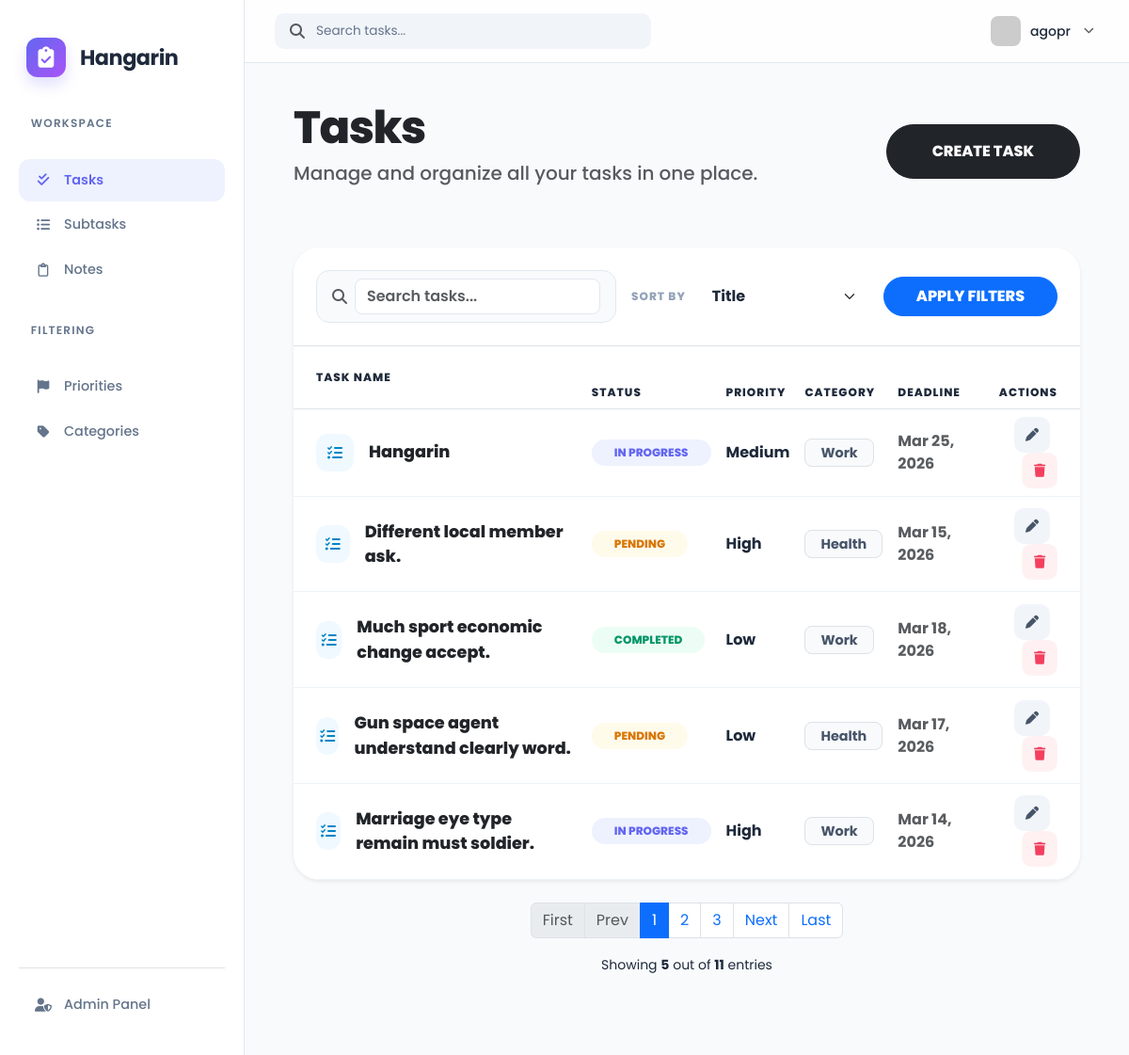
Page /task_list/ (signed in) on the committed database.
### hangarinapp/models.py (models this page shows, shortened)
class BaseModel(models.Model):
    created_at = models.DateTimeField(auto_now_add=True)
    updated_at = models.DateTimeField(auto_now=True)
    class Meta:
        abstract = True

class Task(BaseModel):
    title = models.CharField(max_length=200)
    description = models.TextField()
    deadline = models.DateTimeField(default=timezone.now)
    status = models.CharField(max_length=50, choices=STATUS_CHOICES, default="Pending")
    category = models.ForeignKey(Category, on_delete=models.CASCADE)
    priority = models.ForeignKey(Priority, on_delete=models.CASCADE)

class Priority(BaseModel):
    name = models.CharField(max_length=100)
    class Meta:
        verbose_name = "Priority"
        verbose_name_plural = "Priorities"
    def __str__(self):
        return self.name

class Category(BaseModel):
    name = models.CharField(max_length=100)
    class Meta:
        verbose_name = "Category"
        verbose_name_plural = "Categories"
    def __str__(self):
        return self.name

### hangarinapp/views.py (the view, shortened to what this page needs)
# urls.py: path('task_list/', views.TaskList.as_view(), name='task-list'),
class TaskList(LoginRequiredMixin, ListView):
    model = Task
    context_object_name = 'object_list'
    template_name = 'task_list.html'
    paginate_by = 5
    login_url = '/accounts/login/'
    def get_queryset(self):
        queryset = super().get_queryset().select_related('category', 'priority')
        query = self.request.GET.get('q')
        sort_by = self.request.GET.get('sort_by')
        allowed_sorts = {
            'title': 'title',
            '-created_at': '-id',
            'deadline': 'deadline',
            'status': 'status',
            'priority__name': 'priority__name'
        }
        order_field = allowed_sorts.get(sort_by, '-id')
        return queryset.order_by(order_field)

### templates/task_list.html (shortened to what this page needs)
{% extends 'base.html' %}
{% load static %}
{% block content %}
<div class="container-fluid pb-5">
    <div class="d-flex justify-content-between align-items-center mb-5">
        <div>
            <h1 class="text-dark mb-1" style="font-weight: 800; font-size: 3rem; letter-spacing: -1.5px;">Tasks</h1>
            <p class="text-muted fs-5" style="font-weight: 500;">Manage and organize all your tasks in one place.</p>
        </div>
        <a href="{% url 'task-add' %}" class="btn btn-dark rounded-pill px-5 py-3" style="font-weight: 800;">CREATE TASK</a>
    </div>
    <div class="card border-0 shadow-sm" style="border-radius: 28px; overflow: hidden; background-color: #fff;">
        <div class="p-4 border-bottom bg-white">
            <form method="GET" action="{% url 'task-list' %}" class="row g-3 align-items-center">
                <div class="col-md-5">
                    <div class="d-flex align-items-center px-3 py-2" style="background-color: #f8fafc; border-radius: 14px; border: 1px solid #e2e8f0;">
                        <i class="fas fa-search text-muted me-2"></i>
                        <input type="text" name="q" value="{{ request.GET.q }}" class="form-control border-0 bg-transparent shadow-none" style="font-weight: 600;" placeholder="Search tasks...">
                    </div>
                </div>
                <div class="col-md-4">
                    <div class="d-flex align-items-center">
                        <label class="me-3 mb-0 text-uppercase" style="font-weight: 800; color: #94a3b8; font-size: 0.75rem; letter-spacing: 1px; white-space: nowrap;">Sort By</label>
                        <select name="sort_by" class="form-select border-0 shadow-none" style="background-color: #f8fafc; font-weight: 700; border-radius: 12px; color: #1e293b;">
                            <option value="title" {% if request.GET.sort_by == "title" %}selected{% endif %}>Title</option>
                        </select>
                    </div>
                </div>
                <div class="col-md-3 text-end">
                    <button type="submit" class="btn btn-primary w-100 rounded-pill py-2" style="font-weight: 800;">APPLY FILTERS</button>
                </div>
            </form>
        </div>
        <div class="table-responsive">
            <table class="table align-middle mb-0">
                <thead style="background-color: #f8fafc;">
                    <tr>
                        <th class="ps-4 py-4 text-uppercase" style="font-weight: 800; color: #1e293b; font-size: 0.75rem; letter-spacing: 1px;">Task Name</th>
                        <th class="text-uppercase" style="font-weight: 800; color: #1e293b; font-size: 0.75rem; letter-spacing: 1px;">Status</th>
                        <th class="text-uppercase" style="font-weight: 800; color: #1e293b; font-size: 0.75rem; letter-spacing: 1px;">Priority</th>
                        <th class="text-uppercase" style="font-weight: 800; color: #1e293b; font-size: 0.75rem; letter-spacing: 1px;">Category</th>
                        <th class="text-uppercase" style="font-weight: 800; color: #1e293b; font-size: 0.75rem; letter-spacing: 1px;">Deadline</th>
                        <th class="text-end pe-4 text-uppercase" style="font-weight: 800; color: #1e293b; font-size: 0.75rem; letter-spacing: 1px;">Actions</th>
                    </tr>
                </thead>
                <tbody>
                    {% for task in object_list %}
                    <tr style="border-bottom: 1px solid #edf2f7;">
                        <td class="ps-4 py-4">
                            <div class="d-flex align-items-center">
                                <div class="me-3" style="width: 40px; height: 40px; display: flex; align-items: center; justify-content: center; border-radius: 12px; background-color: #f0f9ff; color: #0284c7;">
                                    <i class="fas fa-tasks" style="font-size: 1rem;"></i>
                                </div>
                                <span class="text-dark" style="font-weight: 800; font-size: 1.1rem;">{{ task.title }}</span>
                            </div>
                        </td>
                        <td>
                            {% if task.status == 'Completed' %}
                                <span class="badge rounded-pill px-4 py-2" style="font-weight: 800; background-color: #ecfdf5; color: #059669;">COMPLETED</span>
                            {% elif task.status == 'In Progress' %}
                                <span class="badge rounded-pill px-4 py-2" style="font-weight: 800; background-color: #eef2ff; color: #6366f1;">IN PROGRESS</span>
                            {% else %}
                                <span class="badge rounded-pill px-4 py-2" style="font-weight: 800; background-color: #fffbeb; color: #d97706;">PENDING</span>
                            {% endif %}
                        </td>
                        <td>
                            <span style="font-weight: 700; color: #1e293b;">{{ task.priority }}</span>
                        </td>
                        <td>
                            <span class="border px-3 py-1" style="font-weight: 700; color: #475569; border-radius: 8px; background-color: #f8fafc; font-size: 0.9rem;">{{ task.category }}</span>
                        </td>
                        <td>
                            <span class="text-muted" style="font-weight: 700;">{{ task.deadline|date:"M d, Y" }}</span>
                        </td>
                        <td class="text-end pe-4">
                            <a href="{% url 'task-update' task.id %}" class="btn btn-sm me-2" style="border-radius: 10px; background-color: #f1f5f9; color: #475569; width: 38px; height: 38px; display: inline-flex; align-items: center; justify-content: center; border: none;">
                                <i class="fas fa-pen"></i>
                            </a>
                            <a href="{% url 'task-delete' task.id %}" class="btn btn-sm" style="border-radius: 10px; background-color: #fff1f2; color: #f43f5e; width: 38px; height: 38px; display: inline-flex; align-items: center; justify-content: center; border: none;">
                                <i class="fas fa-trash"></i>
                            </a>
                        </td>
                    </tr>
                    {% endfor %}
                </tbody>
            </table>
        </div>
    </div>
    <div class="mt-4">
        {% include 'includes/pagination.html' %}
    </div>
</div>
{% endblock %}

### templates/base.html (shortened to what this page needs)
{% load static %}
{% load pwa %}
<!DOCTYPE html>
<html lang="en">
<head>
    <link href="https://cdn.jsdelivr.net/npm/bootstrap@5.3.0/dist/css/bootstrap.min.css" rel="stylesheet">
    <link rel="stylesheet" href="https://cdnjs.cloudflare.com/ajax/libs/font-awesome/6.5.0/css/all.min.css">
</head>
<body>
<div class="app-layout">
    <aside class="sidebar-wrapper">
    <a href="/" class="brand-box text-decoration-none">
        <div class="brand-logo">
            <i class="fas fa-clipboard-check"></i>
        </div>
        <div class="brand-text">
            <h1 class="brand-name mb-0">Hangarin</h1>
        </div>
    </a>
    <nav class="flex-grow-1">
        <div class="nav-group">
            <p class="nav-label">Workspace</p>
            <a href="{% url 'task-list' %}" class="sidebar-link {% if 'task' in request.path %}active{% endif %}">
                <i class="fas fa-check-double"></i>
                <span>Tasks</span>
            </a>
            <a href="{% url 'subtask-list' %}" class="sidebar-link {% if 'subtask' in request.path %}active{% endif %}">
                <i class="fas fa-list-ul"></i>
                <span>Subtasks</span>
            </a>
            <a href="{% url 'note-list' %}" class="sidebar-link {% if 'note' in request.path %}active{% endif %}">
                <i class="far fa-clipboard"></i>
                <span>Notes</span>
            </a>
        </div>
        <div class="nav-group">
            <p class="nav-label">Filtering</p>
            <a href="{% url 'priority-list' %}" class="sidebar-link">
                <i class="fas fa-flag"></i>
                <span>Priorities</span>
            </a>
            <a href="{% url 'category-list' %}"class="sidebar-link">
                <i class="fas fa-tag"></i>
                <span>Categories</span>
            </a>
        </div>
    </nav>
    <div class="system-nav mt-auto border-top pt-3">
        <a href="/admin/" class="sidebar-link">
            <i class="fas fa-user-shield"></i>
            <span>Admin Panel</span>
        </a>
    </div>
</aside>
    <main class="main-viewport">
        <header class="glass-header">
            <div class="search-bar">
                <i class="fas fa-search text-muted"></i>
                <input type="text" id="mainSearch" placeholder="Search tasks...">
            </div>
            <div class="dropdown">
                <div class="profile-trigger" data-bs-toggle="dropdown">
                    <img src="https://ui-avatars.com/api/?name={{ user.username|default:'User' }}&background=6366f1&color=fff&bold=true" class="avatar">
                    <span class="d-none d-lg-inline fw-medium small">{{ user.username|default:"Guest" }}</span>
                    <i class="fas fa-chevron-down small text-muted ms-1" style="font-size: 0.7rem;"></i>
                </div>
            </div>
        </header>
        <div class="content-container" id="searchableArea">
            {% block content %}
            {% endblock %}
        </div>
    </main>
</div>
</body>
</html>

### templates/base.html (style rules this page uses)
:root { --bg-body: #f8fafc; --sidebar-bg: #ffffff; --accent-primary: #6366f1; --accent-hover: #4f46e5; --text-main: #1e293b; --text-muted: #64748b; --sidebar-width: 260px; --card-shadow: 0 4px 12px rgba(0, 0, 0, 0.03); --border-color: #e2e8f0; }
body { background-color: var(--bg-body); color: var(--text-main); font-family: 'Poppins', sans-serif; min-height: 100vh; margin: 0; overflow-x: hidden; }
.sidebar-wrapper { position: fixed; top: 0; left: 0; bottom: 0; width: var(--sidebar-width); background: var(--sidebar-bg); border-right: 1px solid var(--border-color); display: flex; flex-direction: column; padding: 2rem 1.25rem; z-index: 1050; transition: all 0.3s ease; }
.brand-box { display: flex; align-items: center; gap: 15px; padding: 0.5rem 0.5rem 2.5rem; }
.brand-logo { width: 42px; height: 42px; background: linear-gradient(135deg, #6366f1 0%, #a855f7 100%); border-radius: 12px; display: flex; align-items: center; justify-content: center; color: white !important; font-size: 1.4rem; box-shadow: 0 8px 15px rgba(99, 102, 241, 0.2); flex-shrink: 0; }
.brand-name { font-weight: 700; font-size: 1.4rem; color: #1e293b !important; line-height: 1; letter-spacing: -0.5px; }
.brand-text { display: flex; flex-direction: column; }
.nav-group { margin-bottom: 2rem; }
.nav-label { font-size: 0.75rem; text-transform: uppercase; letter-spacing: 0.1em; color: var(--text-muted) !important; padding: 0 0.8rem 0.8rem; font-weight: 600; }
.sidebar-link { display: flex; align-items: center; gap: 12px; padding: 0.75rem 1rem; color: var(--text-muted) !important; text-decoration: none; border-radius: 12px; font-weight: 500; font-size: 0.9rem; transition: all 0.2s ease; margin-bottom: 2px; }
.sidebar-link i { width: 20px; text-align: center; }
.sidebar-link.active { background: #eef2ff; color: var(--accent-primary) !important; font-weight: 600; }
.main-viewport { margin-left: var(--sidebar-width); padding: 0; min-height: 100vh; }
.glass-header { background: rgba(255, 255, 255, 0.8); backdrop-filter: blur(10px); border-bottom: 1px solid var(--border-color); padding: 0.75rem 2rem; display: flex; align-items: center; justify-content: space-between; position: sticky; top: 0; z-index: 1000; }
.search-bar { background: #f1f5f9; border-radius: 10px; padding: 0.5rem 1rem; display: flex; align-items: center; gap: 10px; width: 100%; max-width: 400px; }
.search-bar input { background: transparent !important; border: none !important; color: var(--text-main) !important; width: 100%; outline: none; font-size: 0.85rem; }
.search-bar input::placeholder { color: var(--text-muted); }
.profile-trigger { display: flex; align-items: center; gap: 10px; cursor: pointer; padding: 5px; border-radius: 10px; transition: background 0.2s; }
.avatar { width: 32px; height: 32px; border-radius: 8px; object-fit: cover; }
.content-container { padding: 2.5rem; animation: fadeIn 0.4s ease-out; }
input, select, textarea, .form-control { color: var(--text-main) !important; background-color: #ffffff !important; border: 1px solid var(--border-color) !important; border-radius: 8px !important; }

### rows in the picture
Task: title "Hangarin", status "IN PROGRESS", priority "Medium", category "Work", deadline "Mar 25, 2026"
Task: title "Different local member ask.", status "PENDING", priority "High", category "Health", deadline "Mar 15, 2026"
Task: title "Much sport economic change accept.", status "COMPLETED", priority "Low", category "Work", deadline "Mar 18, 2026"
Task: title "Gun space agent understand clearly word.", status "PENDING", priority "Low", category "Health", deadline "Mar 17, 2026"
Task: title "Marriage eye type remain must soldier.", status "IN PROGRESS", priority "High", category "Work", deadline "Mar 14, 2026"

### other values in the picture
{{ user.username|default:"Guest" }} "agopr"
{{ page_num }} "1"
{{ page_num }} "2" "3"
{{ object_list|length }} "5"
{{ paginator.count }} "11"
